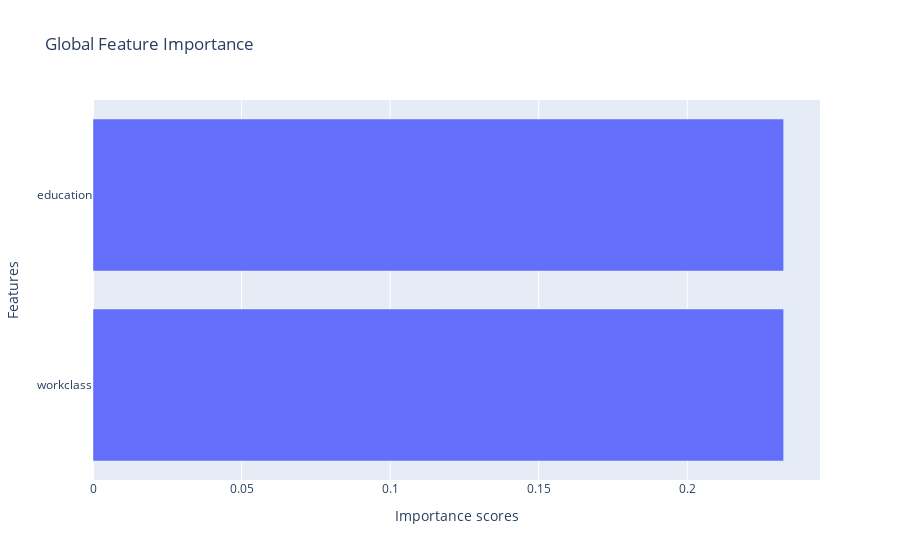

Write notebook code for a chart like this one.
### Code cell
print("SHAP results:")
global_explanations["shap_global"].ipython_plot(class_names=transformer.class_names)

### Figure 1 — Plotly figure (JSON) as saved in the notebook; plotly's stock layout.template omitted (floating-point values rounded to 4 significant figures)
{"data": [{"alignmentgroup": "True", "hovertemplate": "Importance scores=%{x}<br>Features=%{y}<extra></extra>", "legendgroup": "", "marker": {"color": "#636efa", "pattern": {"shape": ""}}, "name": "", "offsetgroup": "", "orientation": "h", "showlegend": false, "textposition": "auto", "type": "bar", "x": [0.2324, 0.2324], "xaxis": "x", "y": ["workclass", "education"], "yaxis": "y"}], "layout": {"barmode": "relative", "legend": {"tracegroupgap": 0}, "title": {"text": "Global Feature Importance"}, "xaxis": {"anchor": "y", "domain": [0, 1], "title": {"text": "Importance scores"}}, "yaxis": {"anchor": "x", "domain": [0, 1], "title": {"text": "Features"}}}}
